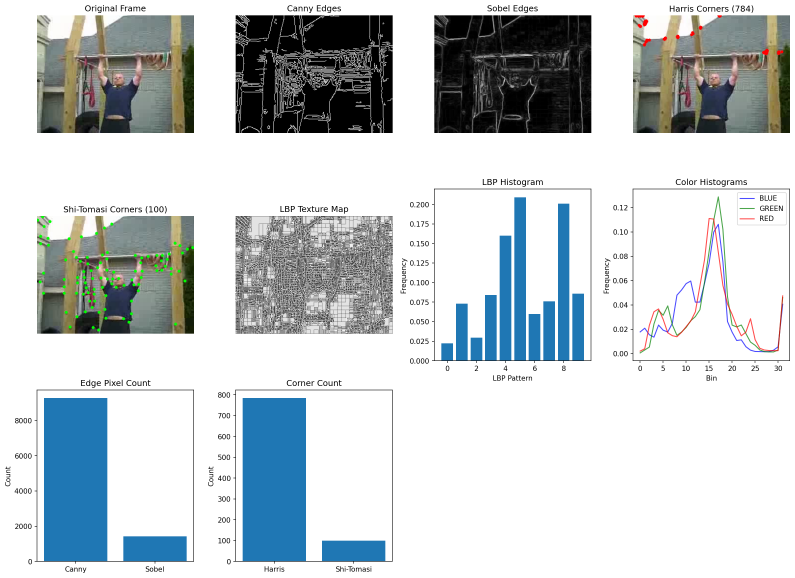
#> input picture code/low_level_features/features_frame_000000.png, 2384 x 1734 px (shown at 1/3 size)
$ python -i feature_extraction.py   (imports and definitions only)   (older library calls are emulated)
#> lines starting #> are read from the running program, lines starting #| are printed output that depends on the picture
import cv2
import numpy as np
from scipy.stats import skew
from skimage.feature import graycomatrix, graycoprops, local_binary_pattern, hog


################################################################################################################
#............................................... Low-Level Features............................................#
################################################################################################################

# ...............................................  Color features  ........................................... #

#------------------------------------------
# 1. RGB + HSV color histograms (per frame)
#------------------------------------------

# [123 lines left out: functions color_hist_features, video_color_features, color_moments, glcm_features, lbp_features, gabor_features and 1 more, not called in this run]


# ...............................................  Shape features  ........................................... #

#------------------------------------------
# 1. Edge histograms using Canny edge detection
#------------------------------------------

def edge_features(frame):
    gray = cv2.cvtColor(frame, cv2.COLOR_BGR2GRAY)
    edges = cv2.Canny(gray, 100, 200)

    hist, _ = np.histogram(edges.ravel(), bins=2, range=(0,256), density=True)
    return hist   # edge vs non-edge distribution

#------------------------------------------
# 2. Contour-based features
#------------------------------------------
# [34 lines left out: functions contour_features, hog_features, not called in this run]

#------------------------------------------
# 4. Video-level shape features
#------------------------------------------
def video_shape_features(frames):
    edge_list, contour_list, hog_list = [], [], []

    for f in frames:
        edge_list.append(edge_features(f))
        contour_list.append(contour_features(f))
        hog_list.append(hog_features(f))

    edge_avg = np.mean(edge_list, axis=0)
    contour_avg = np.mean(contour_list, axis=0)
    hog_avg = np.mean(hog_list, axis=0)

    return np.hstack([edge_avg, contour_avg, hog_avg])


# ...............................................  Motion features  ........................................... #

#------------------------------------------
# 1. Frame Differencing
# – Absolute difference between consecutive frames
# – Statistical measures of frame differences
# – Motion intensity histograms
#------------------------------------------

'''
def compute_mhi(frames, tau=15):
    h, w, _ = frames[0].shape
    mhi = np.zeros((h, w), dtype=np.float32)

    prev = cv2.cvtColor(frames[0], cv2.COLOR_BGR2GRAY)
    t = 1

    for i in range(1, len(frames)):
        curr = cv2.cvtColor(frames[i], cv2.COLOR_BGR2GRAY)
        diff = cv2.absdiff(curr, prev)
        _, motion_mask = cv2.threshold(diff, 25, 1, cv2.THRESH_BINARY)

        mhi[motion_mask == 1] = t
        prev = curr
        t += 1

    mhi = (mhi / t) * 255
    return mhi.astype(np.uint8)
'''

#Temporal features

#1. Statistical measures of feature sequences
# [54 lines left out: functions temporal_stats, frame_variation, temporal_gradient, temporal_motion_features, not called in this run]

>>> import cv2
>>> picture = cv2.imread('low_level_features/features_frame_000000.png', cv2.IMREAD_GRAYSCALE)
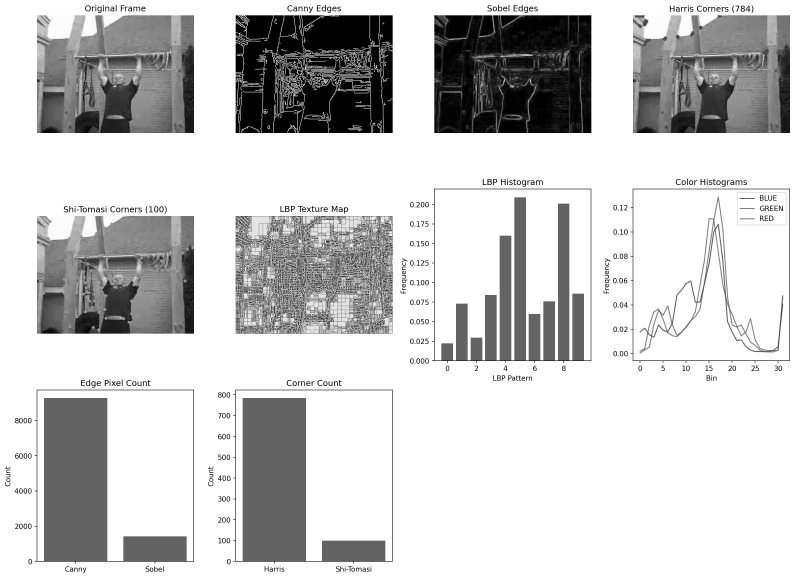
#> picture: shape (1734, 2384) (shown at 1/3 size); min 0, max 255, mean 202.7
#> the loop in video_shape_features, `for f in frames:` made 1 pass
#> after the loop in video_shape_features, `for f in frames:`: contour_list = []
#> (the run stopped early here; a loop or call above may not have finished)
